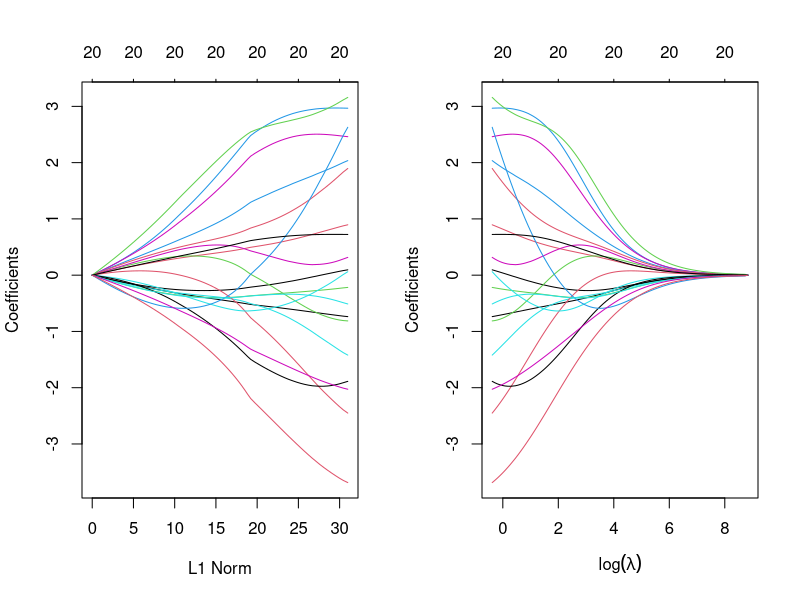
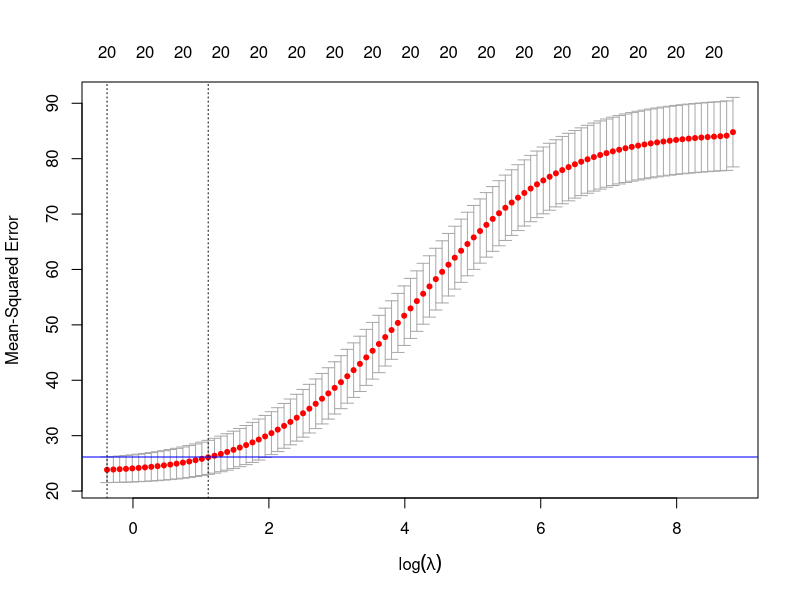
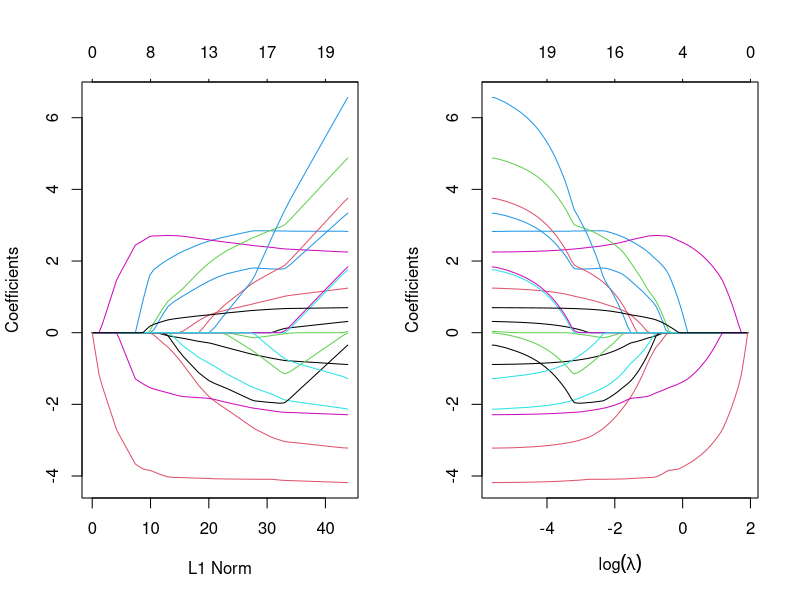
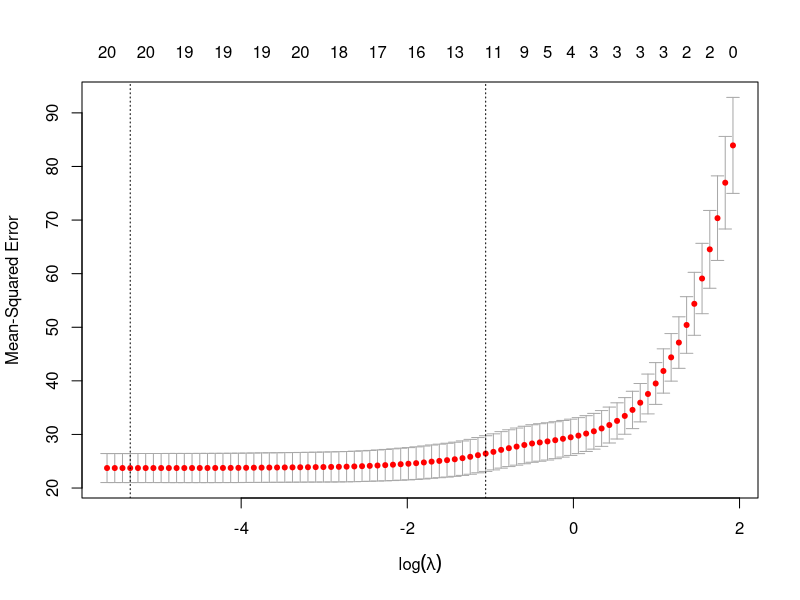

Recreate these plots in R, in order.
## ---- chunk 1
library(dplyr)
library(tidyr)
library(MASS)
data("Boston")

help("Boston")
glimpse(Boston)

## Change variable `chas` and `rad` to `factor` with the `as.factor` function.
### Variable "chas"
Boston$chas <- as.factor(Boston$chas) 
levels(Boston$chas)
### Variable "rad"
Boston$rad <- as.factor(Boston$rad)
levels(Boston$rad)
### scale quantitative variables except the response "medv" 
quali_variables <- which(colnames(Boston) %in% c("chas","rad","medv"))
Boston[,-quali_variables] <- scale(Boston[,-quali_variables])
## ---- chunk 2
### create test-train datasets
n.house <- nrow(Boston) 
size <- round(0.8*n.house)
set.seed(123)
ind <- sample(n.house, size = size)
train_data <- Boston[ind,]
test_data <- Boston[-ind,]

###  Check on categorical variables (we must have all levels of categorical variables
## in both training and test sets)
dim(train_data)
summary(train_data)

dim(test_data)
summary(test_data)
## ---- chunk 3
library(glmnet)
X <- model.matrix(medv ~ ., train_data)[, -1]
y <- train_data$medv
fit_ridge <- glmnet(X, y, alpha = 0)
par(mfrow=c(1,2))
plot(fit_ridge, xvar = "norm", sign.lambda =1, label = TRUE)
plot(fit_ridge, xvar = "lambda", sign.lambda =1, xlab=expression(log(lambda)))
## ---- chunk 4
fit_ridge_cv <- cv.glmnet(X, y, alpha = 0, nfolds=10)
par(mfrow=c(1,1))
plot(fit_ridge_cv, sign.lambda =1, xlab=expression(log(lambda)))
ind_opt <- which(fit_ridge_cv$lambda== fit_ridge_cv$lambda.min)
abline(h=fit_ridge_cv$cvup[ind_opt],col="blue")

# minimum lambda
fit_ridge_cv$lambda.min
# lambda.1se
fit_ridge_cv$lambda.1se
# estimated coefficients using minimum lambda
coef(fit_ridge_cv, s = "lambda.min")
# estimated coefficients using 1-SE rule lambda
coef(fit_ridge_cv, s = "lambda.1se")
## ---- chunk 5
fit_lasso <- glmnet(X, y, alpha = 1)
par(mfrow=c(1,2))
plot(fit_lasso, xvar = "norm", sign.lambda =1, label = TRUE)
plot(fit_lasso, xvar = "lambda", sign.lambda =1, xlab=expression(log(lambda)))
## ---- chunk 6
fit_lasso_cv = cv.glmnet(X, y, alpha = 1,nfolds=10)
par(mfrow=c(1,1))
plot(fit_lasso_cv, sign.lambda =1, xlab=expression(log(lambda)))
# estimated coefficients using minimum lambda
coef(fit_lasso_cv, s = "lambda.min")
# estimated coefficients using 1-SE rule lambda
coef(fit_lasso_cv, s = "lambda.1se")
## ---- chunk 7
X_test <- model.matrix(medv ~ ., test_data)[, -1]
y_test <- test_data$medv
yhat_ridge_1se <- predict(fit_ridge_cv, X_test, s = "lambda.1se")
mean((y_test - yhat_ridge_1se)^2)
## ---- chunk 8
yhat_lasso_1se <- predict(fit_lasso_cv, X_test, s = "lambda.1se")
mean((y_test - yhat_lasso_1se)^2)
